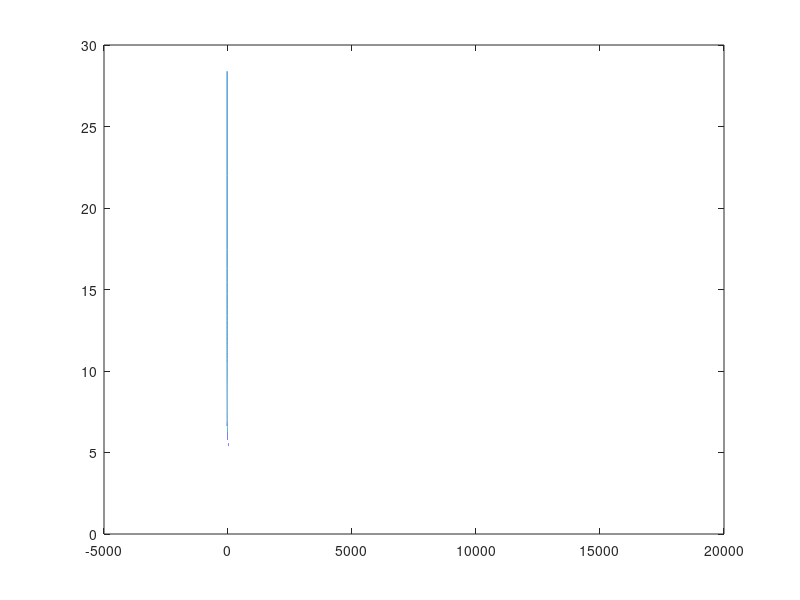

MATLAB code to generate this figure: (Note: this script raises an error after producing the figure.)
%%

%%
clc, clear, close all

N = 64;

A = 5;
B = 1000;

% rng('default')

a = A*abs(rand(N,1));
b = B*abs(rand(N,1));

[~,amax] = max(a./b);

nu_max = a(amax)*(N^2) - b(amax);
nu_min = -min(b);
dnu= 0.01;

nu = nu_min:dnu:nu_max;

y = sqrt(a./(b+nu));

yf = sum(y,1);

plot(nu,yf)
hold on
yline(1)

%%
clc, clear, close all


all_params = initProblem();
rho_i = solve_rho_i(all_params.Ti_c(:,1), all_params.Bu, SNR_i, c_t, c_Bu)
